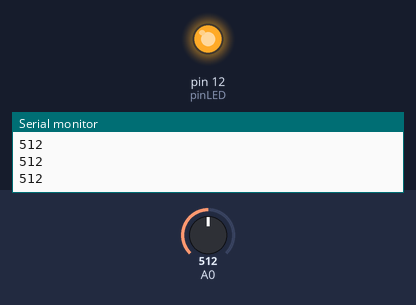
Simulated run of this sketch. Board: Arduino Uno, built with avr-gcc and run on an emulated ATmega328P. Shown: output pins drawn as LEDs (lit = HIGH), the last lines printed to the serial monitor. The inputs (shaded band) are chosen by the test bench; at power-on: A0 = 512.

Above: at 1.2 s.
1.3 s: A0 set to 591
2.8 s: A0 set to 615
At 3.8 s:
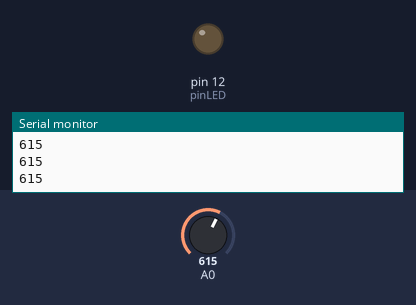
4.3 s: A0 set to 590
At 4.8 s:
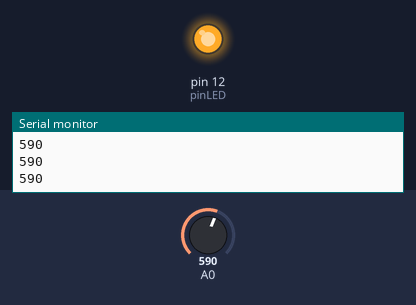
5.8 s: A0 set to 610
At 6.1 s:
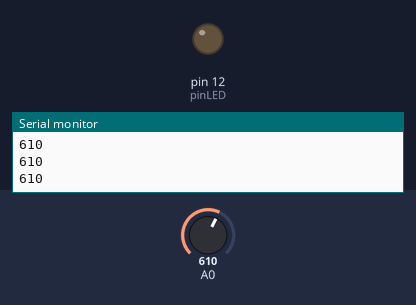
Timing chart, 0 to 8.3 s (numbered marks = the images above; inputs shaded):
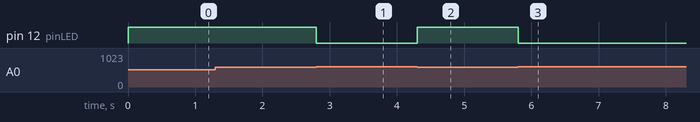

Measured:
- the behaviour switches between 599 and 600 on A0 (found by bisection; images 0 and 1)
- after the input at 2.8 s, pin 12 (pinLED): HIGH → LOW at once
- after the input at 4.3 s, pin 12 (pinLED): LOW → HIGH at once
- after the input at 5.8 s, pin 12 (pinLED): HIGH → LOW at once

The sketch:

Detector_de_llum_amb_LDR.ino
```cpp
#define pinLED 12
void setup() {
  pinMode(pinLED, OUTPUT);
  Serial.begin(9600);
}

void loop() {
 int v = analogRead(A0);
 if (v<600)digitalWrite(pinLED,HIGH);
 else digitalWrite(pinLED, LOW);
 Serial.println(v);
}
```
